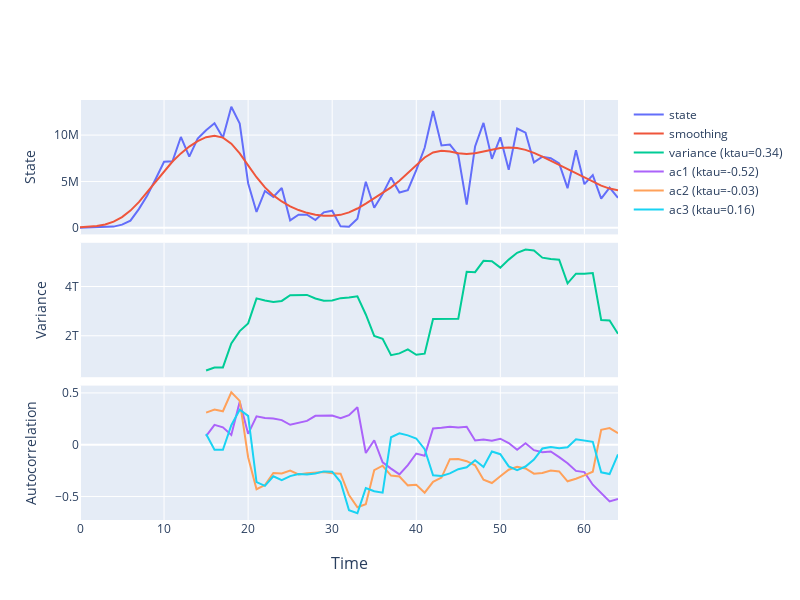

Here is the notebook cell this chart was saved with:
### Code cell
# read the data from dataset, EWS are not computed beyond the transition time
ts = ewstools.TimeSeries(data=dataset['A.landing-sum'], transition=65)
ts.detrend(method='Gaussian', bandwidth=0.1)
ts.compute_var(rolling_window=0.25)
ts.compute_auto(lag=1, rolling_window=0.25)
ts.compute_auto(lag=2, rolling_window=0.25)
ts.compute_auto(lag=3, rolling_window=0.25)
ts.compute_ktau()
# plot the results
ts.make_plotly()
